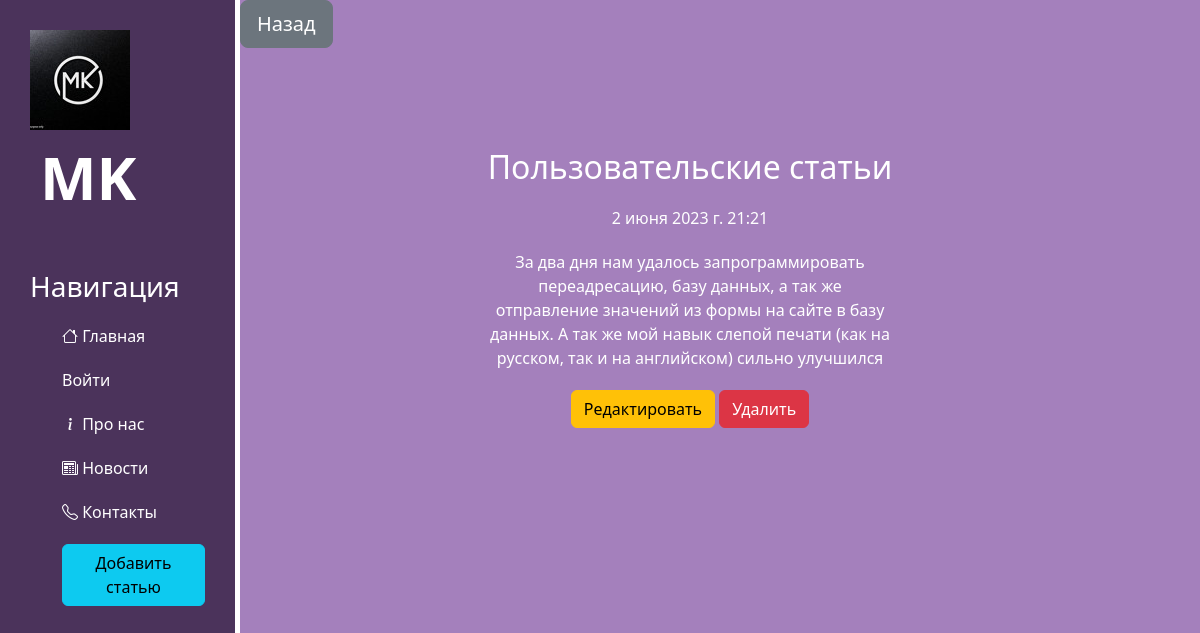
Page /news/4 on the committed database.
### news/models.py (models this page shows, shortened)
class Articles(models.Model):
    title = models.CharField('Название', max_length=50)
    anons = models.CharField('Анонс', max_length=250)
    full_text = models.TextField('Статья')
    date = models.DateTimeField('Дата публикации')
    class Meta:
        verbose_name = 'Новость'
        verbose_name_plural = 'Новости'

### news/views.py (the view)
class NewsDetailView(DetailView):
    model = Articles
    template_name = 'news/details_view.html'
    context_object_name = 'article'

### news/templates/news/details_view.html (shortened to what this page needs)
{% extends 'main/layout.html' %}
{% block content%}
    <a href="{% url 'home' %}" class="btn btn-secondary btn-lg" disabled>Назад</a>
    <div class="features">
        <h2>{{ article.title }}</h2>
        <p>{{ article.date }}</p>
        <p>{{ article.full_text }}</p>
        <a href="{% url 'news-update' article.id %}" class="btn btn-warning">Редактировать</a>
        <a href="{% url 'news-delete' article.id %}" class="btn btn-danger">Удалить</a>
    </div>
{% endblock %}

### main/static/main/css/main.css (style rules this page uses)
body { background: #A480BC; }
main .features { float: left; color: #fff; margin-top: 100px; text-align: center; width: 75%; }
main .features p { max-width: 400px; margin: 20px auto; }

### rows in the picture
Articles: title "Пользовательские статьи", date "2 июня 2023 г. 21:21", full_text "За два дня нам удалось запрограммировать переадресацию, базу данных, а так же отправление значений из формы на сайте в базу данных. А так же мой навык слепой печати (как на русском, так и на английском) сильно улучшился"
